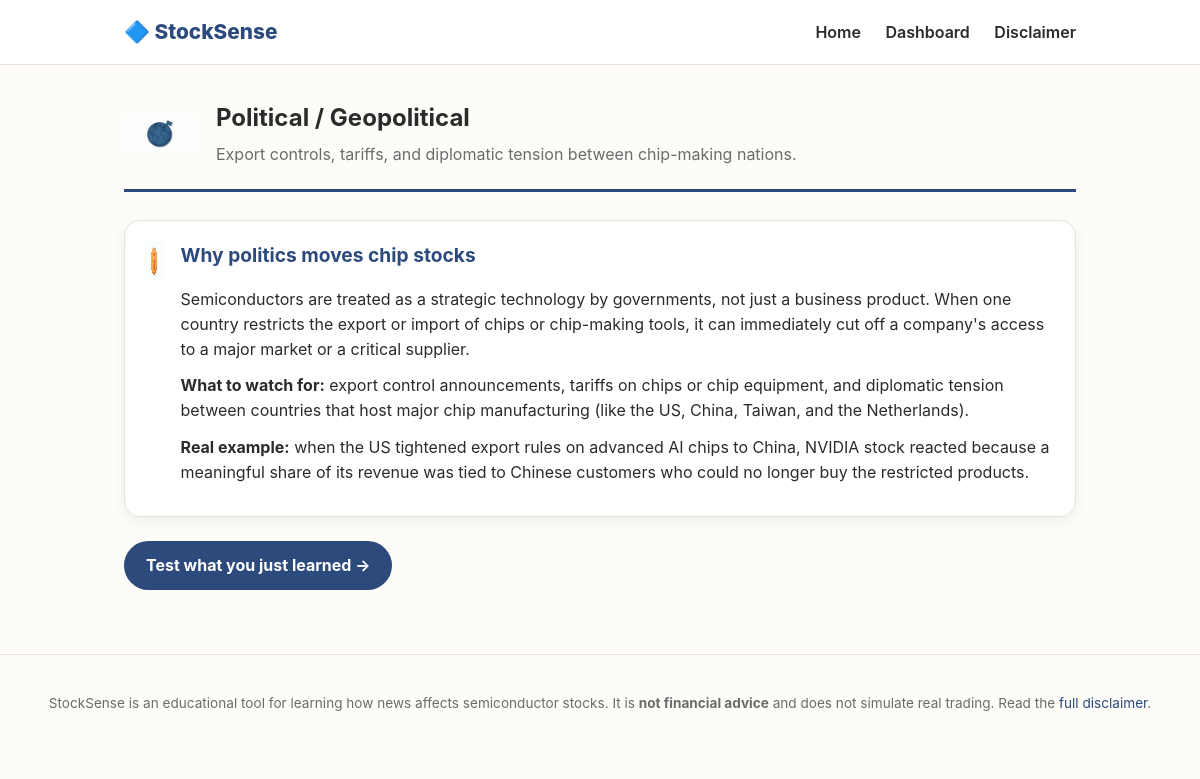
Page /pages/education.php?category=geopolitical on the earlier database version.
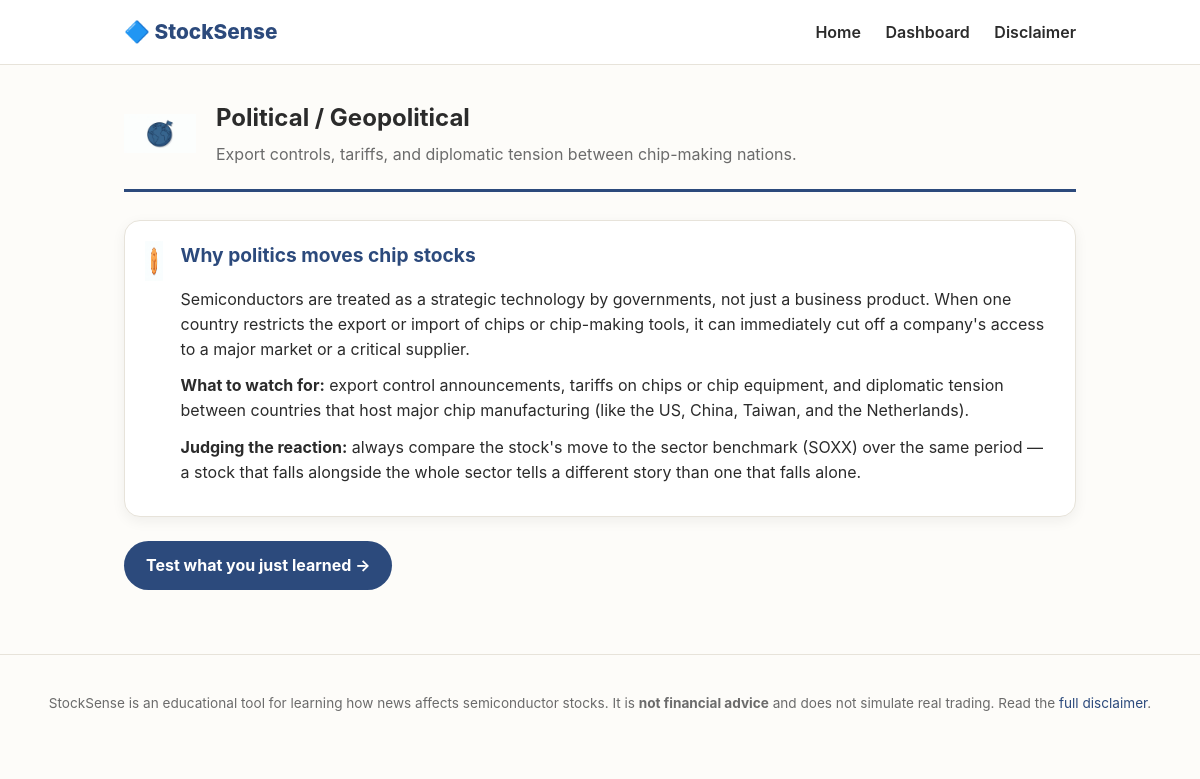
Same page on the later database version.
### tables this page shows
CREATE TABLE IF NOT EXISTS lessons (
    id          INT AUTO_INCREMENT PRIMARY KEY,
    category    ENUM('geopolitical','earnings','macro','corporate','supply_chain') NOT NULL,
    title       VARCHAR(150) NOT NULL,
    body_html   TEXT NOT NULL,
    sort_order  INT NOT NULL DEFAULT 0
);

### pages/education.php (the view, shortened to what this page needs)
<?php
$category = $_GET['category'] ?? '';
$pdo = get_db();
$pdo->prepare('
    INSERT INTO user_category_prefs (user_id, category, preferred_flow)
    VALUES (:uid, :cat, "education_first")
    ON DUPLICATE KEY UPDATE user_id = user_id
')->execute(['uid' => CURRENT_USER_ID, 'cat' => $category]);
$stmt = $pdo->prepare('SELECT * FROM lessons WHERE category = :cat ORDER BY sort_order ASC, id ASC');
$stmt->execute(['cat' => $category]);
$lessons = $stmt->fetchAll();
$cat = CATEGORIES[$category];
$base_url = '..';
require __DIR__ . '/../includes/header.php';
?>
<section class="lesson-trail" style="--cat-color: <?= htmlspecialchars($cat['color']) ?>">
    <div class="trail-heading">
        <img src="../assets/img/<?= htmlspecialchars($cat['icon']) ?>" alt="" class="trail-icon">
        <div>
            <h1><?= htmlspecialchars($cat['label']) ?></h1>
            <p><?= htmlspecialchars($cat['blurb']) ?></p>
        </div>
    </div>
    <?php if (empty($lessons)): ?>
        <p>No lessons have been added for this category yet.</p>
    <?php else: ?>
        <?php foreach ($lessons as $i => $lesson): ?>
        <article class="lesson-card">
            <div class="lesson-step">
                <img src="../assets/img/trail-node.png" alt="Lesson <?= $i + 1 ?>">
            </div>
            <div class="lesson-body">
                <h2><?= htmlspecialchars($lesson['title']) ?></h2>
                <div class="lesson-text"><?= $lesson['body_html'] ?></div>
            </div>
        </article>
        <?php endforeach; ?>
        <div class="lesson-cta">
            <a class="btn btn-primary" href="quiz.php?category=<?= urlencode($category) ?>">
                Test what you just learned →
            </a>
        </div>
    <?php endif; ?>
</section>
<?php require __DIR__ . '/../includes/footer.php'; ?>

### includes/header.php (shortened to what this page needs)
<!DOCTYPE html>
<html lang="en">
<head>
<link rel="stylesheet" href="<?= $base_url ?>/assets/css/style.css">
</head>
<body>
<header class="site-header">
    <div class="site-header-inner">
        <a class="brand" href="<?= $base_url ?>/index.php">
            <span class="brand-mark">🔷</span> StockSense
        </a>
        <nav class="main-nav">
            <a href="<?= $base_url ?>/index.php">Home</a>
            <a href="<?= $base_url ?>/pages/dashboard.php">Dashboard</a>
            <a href="<?= $base_url ?>/pages/disclaimer.php">Disclaimer</a>
        </nav>
    </div>
</header>
<main class="site-main">

### includes/footer.php (shortened to what this page needs)
</main>
<footer class="site-footer">
    <p>StockSense is an educational tool for learning how news affects semiconductor stocks.
       It is <strong>not financial advice</strong> and does not simulate real trading.
       Read the <a href="<?= $base_url ?>/pages/disclaimer.php">full disclaimer</a>.</p>
</footer>
</body>
</html>

### assets/css/style.css (style rules this page uses)
:root { --brand-blue: #2c4a7c; --brand-orange: #e8963f; --bg: #fdfcf9; --text: #2b2b2b; --muted: #6b6b6b; --card-bg: #ffffff; --border: #e7e3da; --radius: 16px; --shadow: 0 4px 14px rgba(0, 0, 0, 0.06); }
* { box-sizing: border-box; }
body { margin: 0; font-family: -apple-system, "Segoe UI", Roboto, Helvetica, Arial, sans-serif; background: var(--bg); color: var(--text); line-height: 1.55; }
a { color: var(--brand-blue); text-decoration: none; }
img { max-width: 100%; display: block; }
.site-header { background: #fff; border-bottom: 1px solid var(--border); }
.site-header-inner { max-width: 1000px; margin: 0 auto; padding: 16px 24px; display: flex; align-items: center; justify-content: space-between; }
.brand { font-size: 1.3rem; font-weight: 800; color: var(--brand-blue); }
.main-nav a { margin-left: 20px; font-weight: 600; color: var(--text); }
.site-main { max-width: 1000px; margin: 0 auto; padding: 32px 24px 64px; }
.btn { display: inline-block; padding: 12px 22px; border-radius: 999px; font-weight: 700; cursor: pointer; border: none; font-size: 1rem; }
.btn-primary { background: var(--brand-blue); color: #fff; }
.trail-heading { display: flex; align-items: center; gap: 20px; margin-bottom: 28px; padding-bottom: 20px; border-bottom: 3px solid var(--cat-color, var(--border)); }
.trail-icon { width: 72px; height: 72px; object-fit: contain; }
.trail-heading h1 { margin: 0 0 6px; }
.trail-heading p { margin: 0; color: var(--muted); }
.lesson-card { display: flex; gap: 18px; background: var(--card-bg); border: 1px solid var(--border); border-radius: var(--radius); padding: 20px; margin-bottom: 18px; box-shadow: var(--shadow); }
.lesson-step img { width: 40px; height: 40px; }
.lesson-body h2 { margin-top: 0; color: var(--cat-color, var(--brand-blue)); font-size: 1.2rem; }
.lesson-text p { margin: 0 0 12px; }
.lesson-cta { margin-top: 24px; display: flex; gap: 12px; flex-wrap: wrap; }
.site-footer { border-top: 1px solid var(--border); padding: 24px; text-align: center; color: var(--muted); font-size: 0.85rem; }

Differences in the rows shown:
changed lessons "Why politics moves chip stocks": body_html "…Taiwan, and the Netherlands). Real example: when the US tightened export rules on advanced AI chips to China, NVIDIA stock reacted because a meaningful share of its revenue was tied to Chinese customers who could no longer buy the restricted products." → "…Taiwan, and the Netherlands). Judging the reaction: always compare the stock's move to the sector benchmark (SOXX) over the same period — a stock that falls alongside the whole sector tells a different story than one that falls alone."
